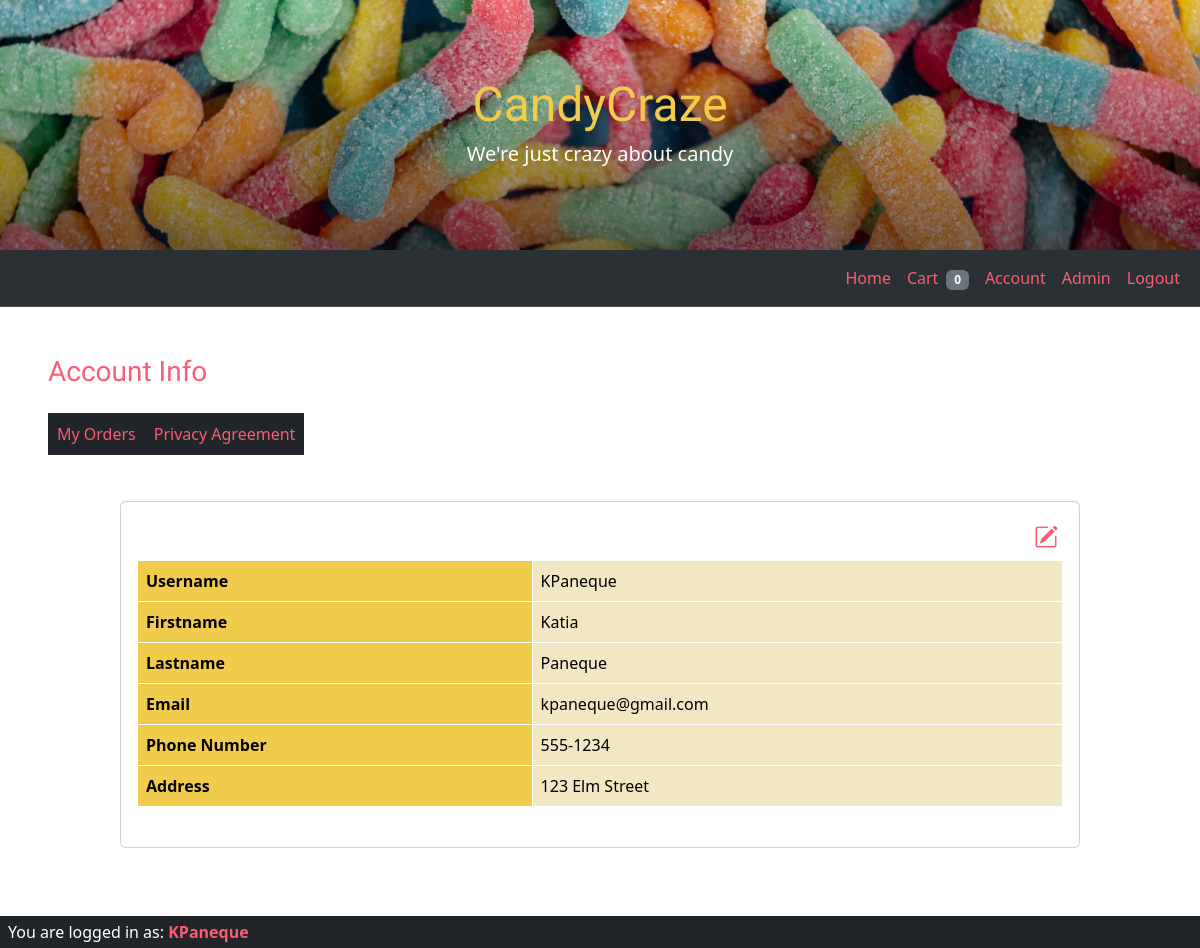
/php/account.php (signed in), run on the app's committed database.
### tables this page shows
CREATE TABLE customer (
    UserID INT PRIMARY KEY AUTO_INCREMENT,
    Username VARCHAR(50),
    Firstname VARCHAR(50),
    Lastname VARCHAR(50),
    Password VARCHAR(100),
    Email VARCHAR(100),
    PhoneNumber VARCHAR(15),
    Address VARCHAR(255),
    isAdmin TINYINT(1),
    privacyAccepted TINYINT(1) DEFAULT NULL
);

### php/account.php (the view, shortened to what this page needs)
<!doctype html>
<html lang="en">
<head>
    <link rel="stylesheet" type="text/css" href="css/styles.css">
    <link href="https://cdn.jsdelivr.net/npm/bootstrap@5.3.3/dist/css/bootstrap.min.css" rel="stylesheet">
    <link rel="stylesheet" href="https://cdn.jsdelivr.net/npm/bootstrap-icons@1.11.3/font/bootstrap-icons.min.css">
</head>
<body>
    <?php
    include('includes/header.php');
    include('includes/connection.php');
    $userID = $_SESSION['userID'];
    $query = "SELECT Username, Firstname, Lastname, Email, PhoneNumber, Address FROM customer WHERE UserID = ?";
    if ($stmt = $dbc->prepare($query)) {
        $stmt->bind_param("i", $userID);
        $stmt->execute();
        $stmt->bind_result($username, $firstname, $lastname, $email, $phone_number, $address);
    }
    ?>
    <main>
        <h3 class="mx-5 mt-5 mb-4" id="account-info-title">Account Info</h3>
        <div class="d-inline-flex">
            <table class="table table-dark mx-5 table-bordered border-dark rounded" id="account-menu">
                <tbody>
                    <tr class="d-flex justify-content-center">
                        <td class="account-td"><a href="order-history.php" class="account-link">My Orders</a></td>
                        <td class="account-td"><a href="privacy-agreement.php" class="account-link">Privacy Agreement</a></td>
                    </tr>
                </tbody>
            </table>
        </div>
        <div class="d-flex justify-content-center">
            <div class="card" style="min-width: 80vw;">
                <div class="card-body">
        <div class="d-flex justify-content-end">
            <div class="d-flex justify-content-end m-1 mt-0">
                <button type="button" id="edit-info-button" class="btn p-0" data-bs-toggle="tooltip" data-bs-placement="top" title="Edit Info">
                    <i class="bi bi-pencil-square fs-4"></i>
                </button>
            </div>
        </div>
                    <table class="table mb-4 table-warning table-striped-columns table-bordered border-white">
                        <tbody>
                            <tr>
                                <th class="account-th" scope="row">Username</th>
                                <td><?php echo htmlspecialchars($username); ?></td>
                            </tr>
                            <tr>
                                <th class="account-th" scope="row">Firstname</th>
                                <td><?php echo htmlspecialchars($firstname); ?></td>
                            </tr>
                            <tr>
                                <th class="account-th" scope="row">Lastname</th>
                                <td colspan="2"><?php echo htmlspecialchars($lastname); ?></td>
                            </tr>
                            <tr>
                                <th class="account-th" scope="row">Email</th>
                                <td colspan="2"><?php echo htmlspecialchars($email); ?></td>
                            </tr>
                            <tr>
                                <th class="account-th" scope="row">Phone Number</th>
                                <td colspan="2"><?php echo htmlspecialchars($phone_number); ?></td>
                            </tr>
                            <tr>
                                <th class="account-th" scope="row">Address</th>
                                <td colspan="2"><?php echo htmlspecialchars($address); ?></td>
                            </tr>
                        </tbody>
                    </table>
                </div>
            </div>
        </div>
    </main>
    <?php
    include('includes/footer.php');
    ?>
</body>
</html>

### php/css/styles.css (style rules this page uses)
body { font-family: "Open Sans", sans-serif; color: var(--black); }
main { margin-bottom: 100px; }
:root { --black: #212529; --yellow: #F1CB4C; --pink: #FB5D74; }
.card { margin-top: 30px; }
th { border-bottom-width: 0px !important; }
td { border-bottom-width: 0px !important; padding-bottom: 0px !important; }
#account-info-title { font-family: "Slackey", sans-serif; color: var(--pink); }
.account-link { color: var(--pink) !important; text-decoration: none !important; }
.account-td { padding-bottom: 8px !important; }
.account-th { background-color: var(--yellow) !important; }
#edit-info-button { color: var(--pink); }

### data on the page
customer: Username "KPaneque", Firstname "Katia", Lastname "Paneque", Email "kpaneque@gmail.com", PhoneNumber "555-1234", Address "123 Elm Street"

### other printed values
$username "KPaneque"
